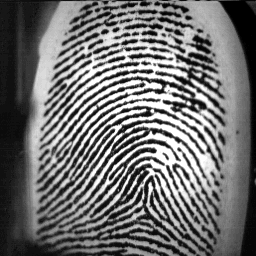
#> input picture fingerprint_bitmaps/1_8.bmp, 256 x 256 px, given in place of 1_8.png, which was not available
$ jupyter execute --allow-errors sandbox.ipynb   (shell and % lines are left out)   (older library calls are emulated)
#> lines starting #> are read from the running program, lines starting #| are printed output that depends on the picture; after the words box and inside, x2 and y2 are one past the last pixel; in counts of white or black regions, pixels touching at a corner belong together; pictures that were not available may be replaced by others from this repository, and a replacement may not be noted
### verify.py
# Author: Antonin Jousson
# coding: utf-8

from core import match
import argparse
import json
import os
import pandas

def load_config():
	with open("config/config.json") as cfg:
		config = json.load(cfg)
	return config

def parse_input_files(db):
	path = "data/test_data/{}".format(db)
	return [path+"/"+filename for filename in os.listdir(path)]

def compute_scores(matcher, filepaths, genuine  ):
	scores = [matcher.verify_identity(path, genuine) for path in filepaths]
	return scores

# [7 lines left out: function run_simulation, not called in this run]

# [32 lines that do not run on import are left out]

### sandbox.ipynb
[cell 1]
from skimage import img_as_uint, img_as_ubyte, img_as_bool, img_as_float
from skimage.io import imread, imshow, imsave, find_available_plugins
from skimage.exposure import equalize_adapthist, equalize_hist, rescale_intensity
from skimage.viewer import ImageViewer
from skimage.filters import try_all_threshold, gabor, threshold_otsu, threshold_mean, threshold_minimum, \
threshold_local, frangi, gaussian
from skimage.morphology import skeletonize, skeletonize_3d, thin, disk
from skimage.util import invert
from skimage.feature import canny, orb
from skimage.filters.rank import enhance_contrast, autolevel
from skimage.segmentation import felzenszwalb
from PIL import Image, ImageDraw
import shutil

import os
import numpy as np
#sns.set(style='whitegrid')
import json

import matplotlib
import matplotlib.pyplot as plt

[cell 2]
img = imread("data/raw_data/png/1_8.png", as_grey = True)
#> img is the input picture: shape (256, 256) float64; min 0, max 1, mean 0.44
imshow(img)

[cell 3]
img_intensity_scale = rescale_intensity(img, in_range= "dtype")

imshow(img_intensity_scale)

[cell 4]
img_enhanced_contrast = enhance_contrast(img_intensity_scale, disk(5))
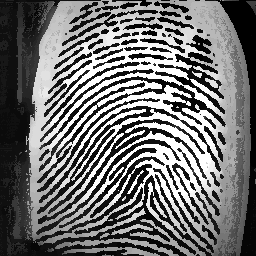
#> img_enhanced_contrast: shape (256, 256); min 0, max 255, mean 113

imshow(img_enhanced_contrast)

[cell 5]
img_equalized = equalize_adapthist(img_enhanced_contrast, clip_limit= 0.01)
imshow(img_equalized)

[cell 6]
img_smoothed = gaussian(img_equalized)
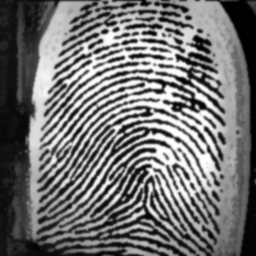
#> img_smoothed: shape (256, 256) float64; min 0.00129, max 1, mean 0.45

imshow(img_smoothed)

[cell 7]
fig, ax = try_all_threshold(img_smoothed, figsize=(10, 8), verbose=False)
plt.show()
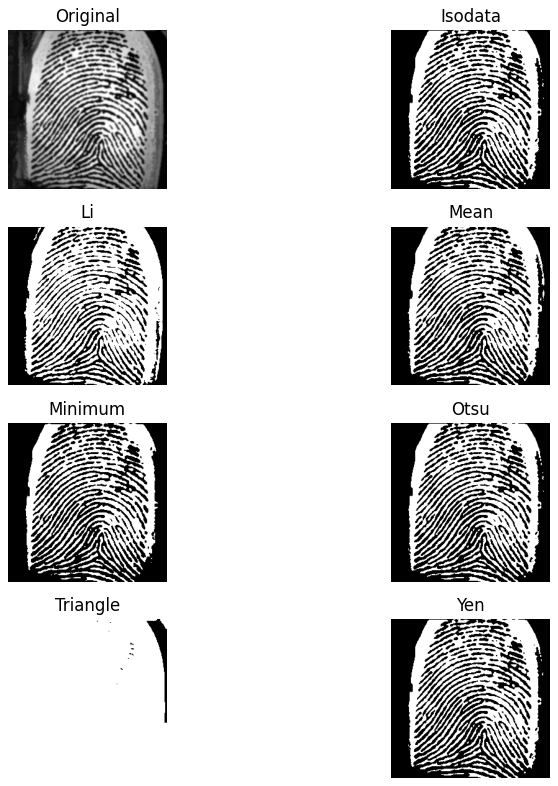
#> figure drawn by matplotlib, 8 panels

[cell 8]
thresh_local = threshold_local(img_smoothed, 125, 'mean', mode = "reflect")
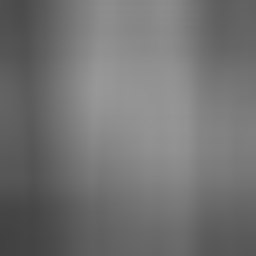
#> thresh_local: shape (256, 256) float64; min 0.257, max 0.595, mean 0.45
img_binarized = img_smoothed > thresh_local
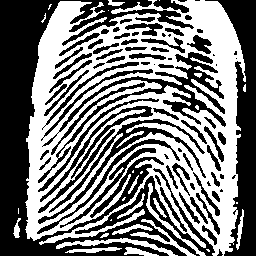
#> img_binarized: shape (256, 256) bool; 48% white; 29 white regions (13 under 20 px), largest, box (x1, y1, x2, y2) and area: (25, 0, 246, 256) 28972, (56, 238, 178, 256) 497, (130, 219, 196, 256) 373

imshow(img_binarized)

[cell 9]
img_thinned = thin(invert(img_binarized))
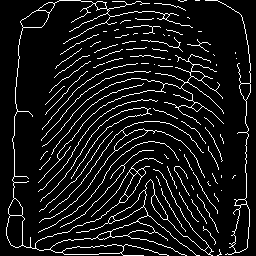
#> img_thinned: shape (256, 256) bool; 8.8% white in thin lines or dots

imshow(img_thinned)

$ run again, with fingerprint_bitmaps/10_1.bmp copied over fingerprint_bitmaps/1_8.bmp
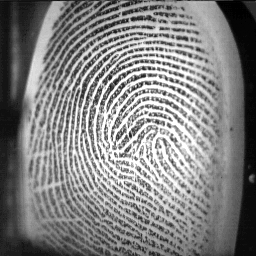
#> input picture fingerprint_bitmaps/10_1.bmp, 256 x 256 px, given in place of 1_8.png, which was not available
#> img is the input picture: shape (256, 256) float64; min 0, max 1, mean 0.509
#> `img_binarized = img_smoothed > thresh_local`:
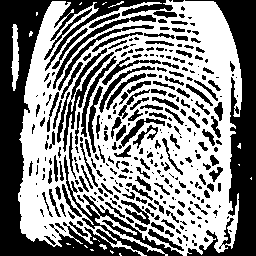
#> img_binarized: shape (256, 256) bool; 52.8% white; 324 black regions (170 under 20 px), largest, box (x1, y1, x2, y2) and area: (0, 0, 183, 256) 11250, (185, 0, 256, 256) 6381, (63, 48, 114, 152) 810
#> `img_thinned = thin(invert(img_binarized))`:
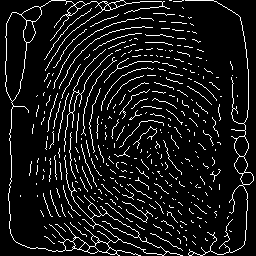
#> img_thinned: shape (256, 256) bool; 8.8% white in thin lines or dots

$ run again, with fingerprint_bitmaps/10_3.bmp copied over fingerprint_bitmaps/1_8.bmp
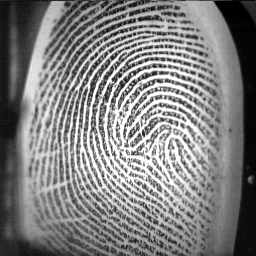
#> input picture fingerprint_bitmaps/10_3.bmp, 256 x 256 px, given in place of 1_8.png, which was not available
#> img is the input picture: shape (256, 256) float64; min 0, max 1, mean 0.502
#> `img_binarized = img_smoothed > thresh_local`:
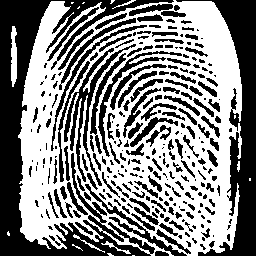
#> img_binarized: shape (256, 256) bool; 52.1% white; 276 black regions (137 under 20 px), largest, box (x1, y1, x2, y2) and area: (0, 0, 174, 256) 10537, (176, 0, 256, 256) 5998, (64, 44, 136, 186) 1508
#> `img_thinned = thin(invert(img_binarized))`:
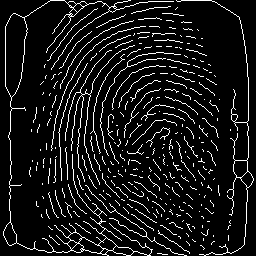
#> img_thinned: shape (256, 256) bool; 8.9% white in thin lines or dots

$ run again, with fingerprint_bitmaps/10_5.bmp copied over fingerprint_bitmaps/1_8.bmp
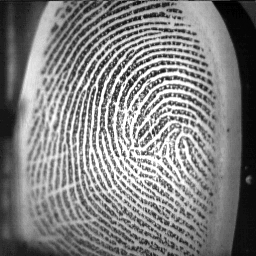
#> input picture fingerprint_bitmaps/10_5.bmp, 256 x 256 px, given in place of 1_8.png, which was not available
#> img is the input picture: shape (256, 256) float64; min 0, max 1, mean 0.506
#> `img_binarized = img_smoothed > thresh_local`:
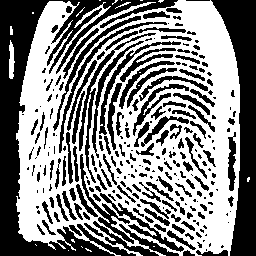
#> img_binarized: shape (256, 256) bool; 52.6% white; 261 black regions (122 under 20 px), largest, box (x1, y1, x2, y2) and area: (0, 0, 178, 256) 9648, (211, 0, 256, 256) 5368, (79, 33, 156, 183) 806
#> `img_thinned = thin(invert(img_binarized))`:
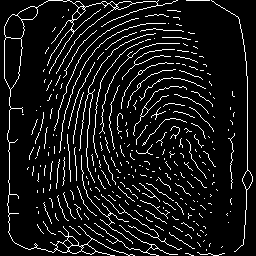
#> img_thinned: shape (256, 256) bool; 8.8% white in thin lines or dots
